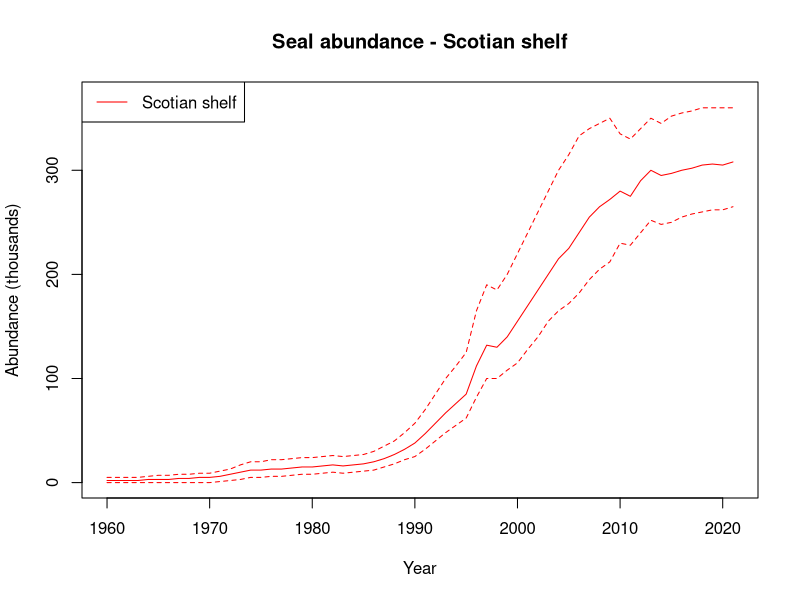
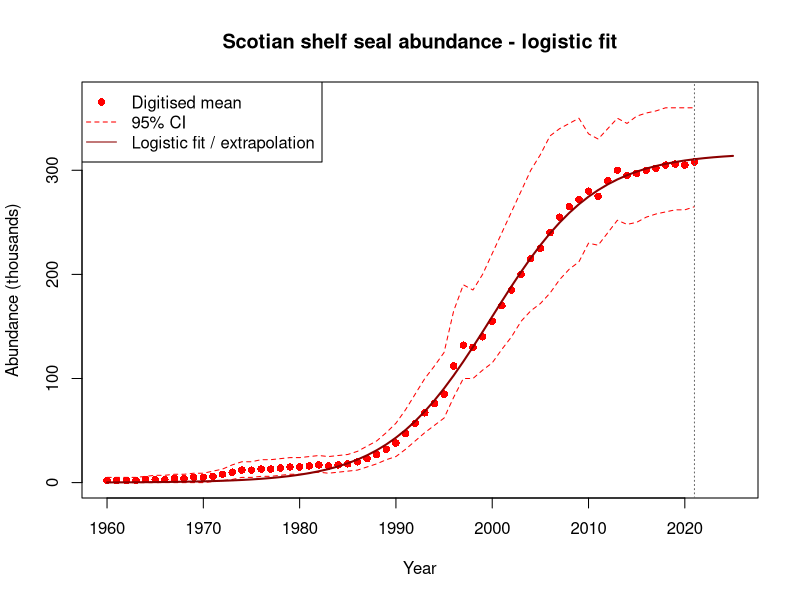
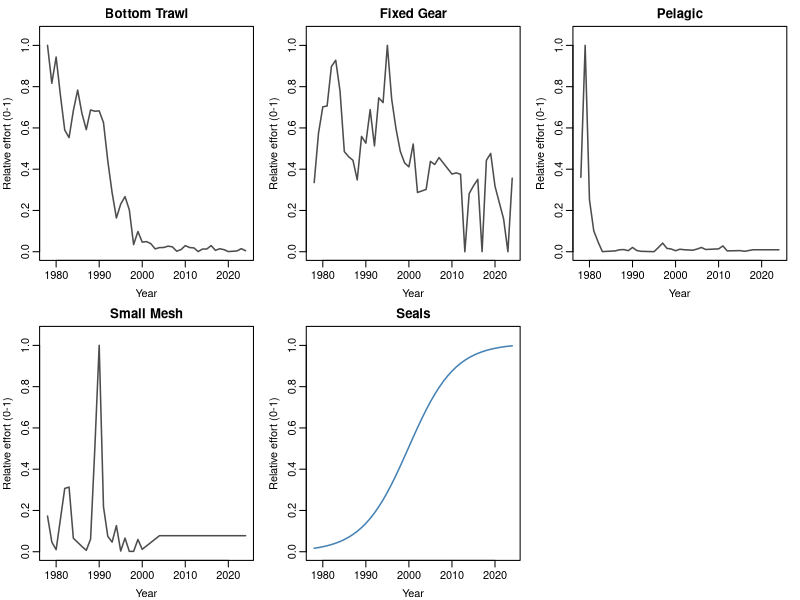
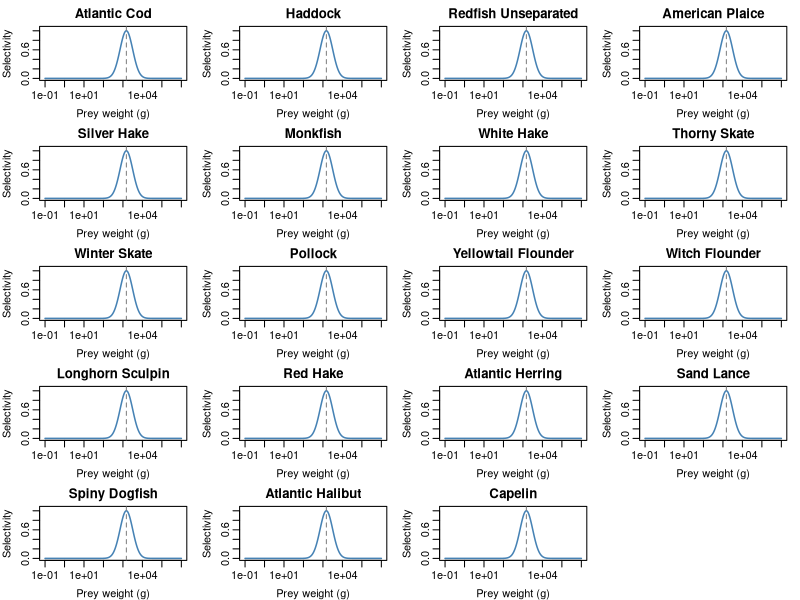

Write R code to recreate these figures, in order.
setwd("/Users/juliab6/UTAS Research Dropbox/Julia Blanchard/NEW DATA ESS/Untitled")



library("here")
dir <- setwd(here())
knitr::opts_knit$set(root.dir = "~/Mac/Dropbox/Desktop/ESS_restructured/")
# Define the save directory
save_dir <- paste0(here(), "Ess_data/")

# Run New_get catches.R first (generates effort_matrix_by_gear.RDS)

# ── References ────────────────────────────────────────────────────────────────
#
# Seal abundance (digitised):
#   Hammill, M.O. & Stenson, G.B. (2007). Estimated prey consumption by harp
#   seals (Pagophilus groenlandicus), hooded seals (Cystophora cristata),
#   grey seals (Halichoerus grypus) and harbour seals (Phoca vitulina) in
#   Atlantic Canada. Journal of Northwest Atlantic Fishery Science, 35, 33-44.
#   [Figure showing Scotian Shelf seal abundance 1960-2021, mean and 95% CI]
#
# Gaussian size selectivity:
#   Bowen, W.D., Lawson, J.W. & Beck, B. (1993). Seasonal and geographic
#   variation in the species composition and size of prey consumed by grey
#   seals (Halichoerus grypus) on the Scotian Shelf. Canadian Journal of
#   Fisheries and Aquatic Sciences, 50(8), 1768-1778.
#   https://doi.org/10.1139/f93-198
#   [Optimal prey mass ~1.5 kg; lognormal selectivity sigma = 0.75]
#
# Vessel power standardisation:
#   Anticamara, J.A. et al. (2011). Global fishing effort (1950-2010): trends,
#   gaps, and implications. Fisheries Research, 107(1-3), 131-136.
#   https://doi.org/10.1016/j.fishres.2010.10.016
#   [Power (kW) = 11.26 * GT^0.71]

# ── Manually digitized seal abundance data ────────────────────────────────────
# Scotian Shelf grey seal abundance (thousands), 1960-2021.
# Mean and 95% CI digitised from Hammill & Stenson (2007).

seal_abundance <- data.frame(
  year = 1960:2021,

  # Scotian Shelf (red)
  scotian_mean = c(
     2,  2,  2,  2,  3,  3,  3,  4,  4,  5,  # 1960-1969
     5,  6,  8, 10, 12, 12, 13, 13, 14, 15,  # 1970-1979
    15, 16, 17, 16, 17, 18, 20, 23, 27, 32,  # 1980-1989
    38, 47, 57, 67, 76, 85, 112, 132, 130, 140,  # 1990-1999
   155, 170, 185, 200, 215, 225, 240, 255, 265, 272,  # 2000-2009
   280, 275, 290, 300, 295, 297, 300, 302, 305, 306, 305, 308  # 2010-2021
  ),
  scotian_upper = c(
     5,  5,  5,  5,  6,  7,  7,  8,  8,  9,
     9, 11, 13, 17, 20, 20, 22, 22, 23, 24,
    24, 25, 26, 25, 26, 27, 30, 35, 40, 48,
    57, 70, 85, 100, 112, 125, 165, 190, 185, 200,
   220, 240, 260, 280, 300, 315, 333, 340, 345, 350,
   335, 330, 340, 350, 345, 352, 355, 357, 360, 360, 360, 360
  ),
  scotian_lower = c(
     0,  0,  0,  0,  0,  0,  0,  0,  0,  0,
     0,  1,  2,  3,  5,  5,  6,  6,  7,  8,
     8,  9, 10,  9, 10, 11, 12, 15, 18, 22,
    25, 32, 40, 48, 55, 62, 82, 100, 100, 108,
   115, 128, 140, 155, 165, 172, 182, 195, 205, 212,
   230, 228, 240, 252, 248, 250, 255, 258, 260, 262, 262, 265
  )
)

# Quick check plot
plot(seal_abundance$year, seal_abundance$scotian_mean, type = "l", col = "red",
     ylim = c(0, 370), xlab = "Year", ylab = "Abundance (thousands)",
     main = "Seal abundance - Scotian shelf")
lines(seal_abundance$year, seal_abundance$scotian_upper, col = "red", lty = 2)
lines(seal_abundance$year, seal_abundance$scotian_lower, col = "red", lty = 2)
legend("topleft", legend = "Scotian shelf", col = "red", lty = 1)

# ── Logistic curve fit and extrapolation to 2025 ─────────────────────────────
# Logistic: N(t) = K / (1 + exp(-r * (t - t0)))

logistic <- function(t, K, r, t0) K / (1 + exp(-r * (t - t0)))

start_vals <- list(K = 320, r = 0.2, t0 = 1995)

fit <- nls(scotian_mean ~ logistic(year, K, r, t0),
           data    = seal_abundance,
           start   = start_vals,
           control = nls.control(maxiter = 500))

summary(fit)

pred_years  <- data.frame(year = 1960:2025)
pred_values <- predict(fit, newdata = pred_years)

scotian_extrap <- data.frame(year = pred_years$year, scotian_predicted = pred_values)

# Plot with logistic fit and extrapolation
plot(seal_abundance$year, seal_abundance$scotian_mean, pch = 16, col = "red",
     xlim = c(1960, 2025), ylim = c(0, 370),
     xlab = "Year", ylab = "Abundance (thousands)",
     main = "Scotian shelf seal abundance - logistic fit")
lines(seal_abundance$year, seal_abundance$scotian_upper, col = "red", lty = 2)
lines(seal_abundance$year, seal_abundance$scotian_lower, col = "red", lty = 2)
lines(scotian_extrap$year, scotian_extrap$scotian_predicted, col = "darkred", lwd = 2)
abline(v = 2021, lty = 3, col = "grey40")
legend("topleft",
       legend = c("Digitised mean", "95% CI", "Logistic fit / extrapolation"),
       col    = c("red", "red", "darkred"),
       lty    = c(NA, 2, 1), pch = c(16, NA, NA))

# Save
write.csv(scotian_extrap, "scotian_shelf_logistic_1960_2025.csv", row.names = FALSE)

# ── Effort matrix: gear-based effort from new_get_catches + seals ────────────
# Load gear-based effort (Bottom_Trawl, Fixed_Gear, Pelagic, Small_Mesh)
# produced by New_get catches.R. Scale each gear 0-1 relative to its own max,
# then append seal abundance scaled to its full-series max (1960-2025).

fishing_history <- read.csv("Ess_data/effort_by_gear.csv")
# Drop index column X, subset to model years
effort_gear <- fishing_history[fishing_history$Year %in% 1970:2024,
                               c("Year", "Bottom_Trawl", "Fixed_Gear", "Pelagic", "Small_Mesh")]
rownames(effort_gear) <- effort_gear$Year

gear_cols <- setdiff(colnames(effort_gear), "Year")
effort_gear_scaled <- effort_gear
effort_gear_scaled[gear_cols] <- lapply(
  effort_gear[gear_cols],
  function(x) x / max(x, na.rm = TRUE)
)

seal_scaled <- scotian_extrap[, c("year", "scotian_predicted")]
names(seal_scaled) <- c("Year", "Seals")
seal_scaled$Seals <- seal_scaled$Seals / max(seal_scaled$Seals)

effort_with_seals <- merge(effort_gear_scaled, seal_scaled,
                           by = "Year", all.x = TRUE)
effort_with_seals <- effort_with_seals[order(effort_with_seals$Year), ]


# ── Plot each gear and seals individually ─────────────────────────────────────
all_cols <- c(gear_cols, "Seals")
n_cols   <- length(all_cols)
n_row    <- ceiling(n_cols / 3)

par(mfrow = c(n_row, 3), mar = c(3, 3, 2, 1), mgp = c(2, 0.6, 0))
for (col in all_cols) {
  col_colour <- ifelse(col == "Seals", "steelblue", "grey30")
  plot(effort_with_seals$Year, effort_with_seals[[col]],
       type = "l", lwd = 1.5, col = col_colour,
       ylim = c(0, 1.05), xlab = "Year",
       ylab = "Relative effort (0-1)",
       main = gsub("_", " ", col))
}
par(mfrow = c(1, 1), mar = c(5, 4, 4, 2) + 0.1)

saveRDS(effort_with_seals, "Ess_data/effort_gear_with_seals.RDS")
write.csv(effort_with_seals, "Ess_data/effort_gear_with_seals.csv",row.names = FALSE)

# ── Seal gear_params: Gaussian size selectivity (Bowen 1993) ─────────────────
# Seals modelled as a gear with lognormal selectivity by prey weight.
# w_opt = 1500 g (optimal prey mass) and sigma = 0.75 (log-scale width)
# from Bowen et al. (1993) grey seal diet data, Scotian Shelf.
# Catchability reflects species importance in grey seal diet
# (higher for pelagic/schooling prey, lower for large demersal species).
# NOTE: catchability values below are initial estimates based on diet
# composition from Bowen et al. (1993) and must be calibrated against
# observed seal diet data or biomass trends before use in simulations.

gaussian_sizeweight <- function(l, species_params, w_opt, sigma, ...) {
  w <- species_params$a * l ^ species_params$b
  exp(-0.5 * ((log(w) - log(w_opt)) / sigma)^2)
}


# Species names match selected_spp in New_PCA_DFO.R (18 species)
seal_gear_params <- data.frame(
  species = c(
    "Atlantic Cod",
    "Haddock",
    "Redfish Unseparated",
    "American Plaice",
    "Silver Hake",
    "Monkfish",
    "White Hake",
    "Thorny Skate",
    "Winter Skate",
    "Pollock",
    "Yellowtail Flounder",
    "Witch Flounder",
    "Longhorn Sculpin",
    "Red Hake",
    "Atlantic Herring",
    "Sand Lance",
    "Spiny Dogfish",
    "Atlantic Halibut",
    "Capelin"
  ),
  gear         = "Seals",
  sel_func     = "gaussian_sizeweight",
  w_opt        = 1500,  # g, Bowen et al. 1993
  sigma        = 0.75,  # log-scale SD, Bowen et al. 1993
  catchability = c(
    0.15,  # Atlantic Cod          – important demersal prey
    0.10,  # Haddock               – moderate demersal prey
    0.08,  # White Hake            – moderate prey
    0.08,  # Red Hake              – moderate prey
    0.10,  # Silver Hake           – moderate prey
    0.10,  # Pollock               – moderate prey
    0.08,  # Redfish Unseparated   – moderate prey
    0.15,  # American Plaice       – benthic, less accessible
    0.05,  # Yellowtail Flounder   – benthic, less accessible
    0.05,  # Witch Flounder        – benthic, less accessible
    0.45,  # Atlantic Herring      – major pelagic prey
    0.45,  # Capelin               – major pelagic prey
    0.05,  # Thorny Skate          – spiny, less preferred
    0.45,  # Winter Skate          – benthic, less preferred
    0.05,  # Spiny Dogfish         – spines, less preferred
    0.05,  # Monkfish              – large benthic, less accessible
    0.30,  # Sand Lance            – abundant schooling prey
    0.05,  # Longhorn Sculpin      – benthic, less accessible
    0.03   # Atlantic Halibut      – very large, rare prey
  )
)

# ── Plot Gaussian selectivity curves ─────────────────────────────────────────
w_seq <- exp(seq(log(0.1), log(1e6), length.out = 500))
sel   <- exp(-0.5 * ((log(w_seq) - log(1500)) / 0.75)^2)

n_sp  <- nrow(seal_gear_params)
n_row <- ceiling(n_sp / 4)

par(mfrow = c(n_row, 4), mar = c(3, 3, 2, 1), mgp = c(2, 0.6, 0))
for (i in seq_len(n_sp)) {
  plot(w_seq, sel, type = "l", lwd = 1.5, col = "steelblue",
       log = "x", ylim = c(0, 1.05),
       xlab = "Prey weight (g)", ylab = "Selectivity",
       main = seal_gear_params$species[i])
  abline(v = 1500, lty = 2, col = "grey50")
}
par(mfrow = c(1, 1), mar = c(5, 4, 4, 2) + 0.1)

saveRDS(seal_gear_params, "Ess_data/seal_gear_params.RDS")
write.csv(seal_gear_params,
          "Ess_data/seal_gear_params.csv",
          row.names = FALSE)
# ── Catchability calibration approach ────────────────────────────────────────
# POST-HOC STEP: seal catchabilities should only be calibrated after the
# fishing-gear steady state has been established (species biomasses and
# fishing mortalities already tuned). Once the steady state is fixed, adjust
# catchabilities so that seal consumption at the reference seal abundance
# matches the 12x body mass consumption target below. The scaled seal effort
# time series (effort_gear_with_seals$Seals) then drives how consumption
# changes relative to that calibrated steady state.
#
# Steps:
#   1. Calculate total target consumption (g/yr) at a reference year
#   2. Distribute across species using diet proportions from Bowen (1993)
#   3. Back-calculate species-level catchability from model/survey biomass:
#      divide target species consumption by model biomass and scaled seal
#      effort (0-1) at the reference year
#   4. Run the model, extract getYield() for the Seals gear, compare to
#      target; scale all catchabilities by the ratio until they match
#
# Diet proportions (Bowen et al. 1993, Scotian Shelf, approximate):
diet_prop <- c(
  0.08,  # Atlantic Cod
  0.05,  # Haddock
  0.03,  # White Hake
  0.03,  # Red Hake
  0.05,  # Silver Hake
  0.05,  # Pollock
  0.03,  # Redfish Unseparated
  0.02,  # American Plaice
  0.02,  # Yellowtail Flounder
  0.02,  # Witch Flounder
  0.20,  # Atlantic Herring
  0.13,  # Capelin
  0.01,  # Thorny Skate
  0.01,  # Winter Skate
  0.01,  # Spiny Dogfish
  0.01,  # Monkfish
  0.25,  # Sand Lance
  0.01,  # Longhorn Sculpin
  0.01   # Atlantic Halibut
)
# Grey seal parameters
seal_body_mass_kg   <- 170    # mean adult body mass (kg)
consumption_mult    <- 12     # annual consumption as multiple of body mass
fish_fraction       <- 0.85   # proportion of diet that is fish

# Reference year total consumption (g/yr) — use mean abundance 1990-2010
ref_abundance       <- mean(
  scotian_extrap$scotian_predicted[
    scotian_extrap$year >= 1990 & scotian_extrap$year <= 2010
  ]
) * 1000  # convert thousands to individuals

target_consumption_g <- ref_abundance *
  seal_body_mass_kg * 1000 *  # body mass in grams
  consumption_mult *
  fish_fraction

cat("Target total fish consumption at reference abundance:\n")
cat(format(round(target_consumption_g / 1e9), big.mark = ","),
    "x 10^9 g/yr =",
    round(target_consumption_g / 1e6), "tonnes/yr\n\n")

cat("Target consumption by species (tonnes/yr):\n")
target_by_species <- sort(
  round(diet_prop * target_consumption_g / 1e6), decreasing = TRUE
)
print(target_by_species)


# ── Save seal abundance objects ───────────────────────────────────────────────
saveRDS(seal_abundance,  "Ess_data/seal_abundance_digitised.RDS")
saveRDS(scotian_extrap,  "Ess_data/seal_abundance_logistic_extrap.RDS")



# To use in mizer calibration:
# after running the model to steady state, extract biomass per species,
# then divide target species consumption by biomass and scaled seal effort
# at the reference year (effort_gear_with_seals$Seals).
